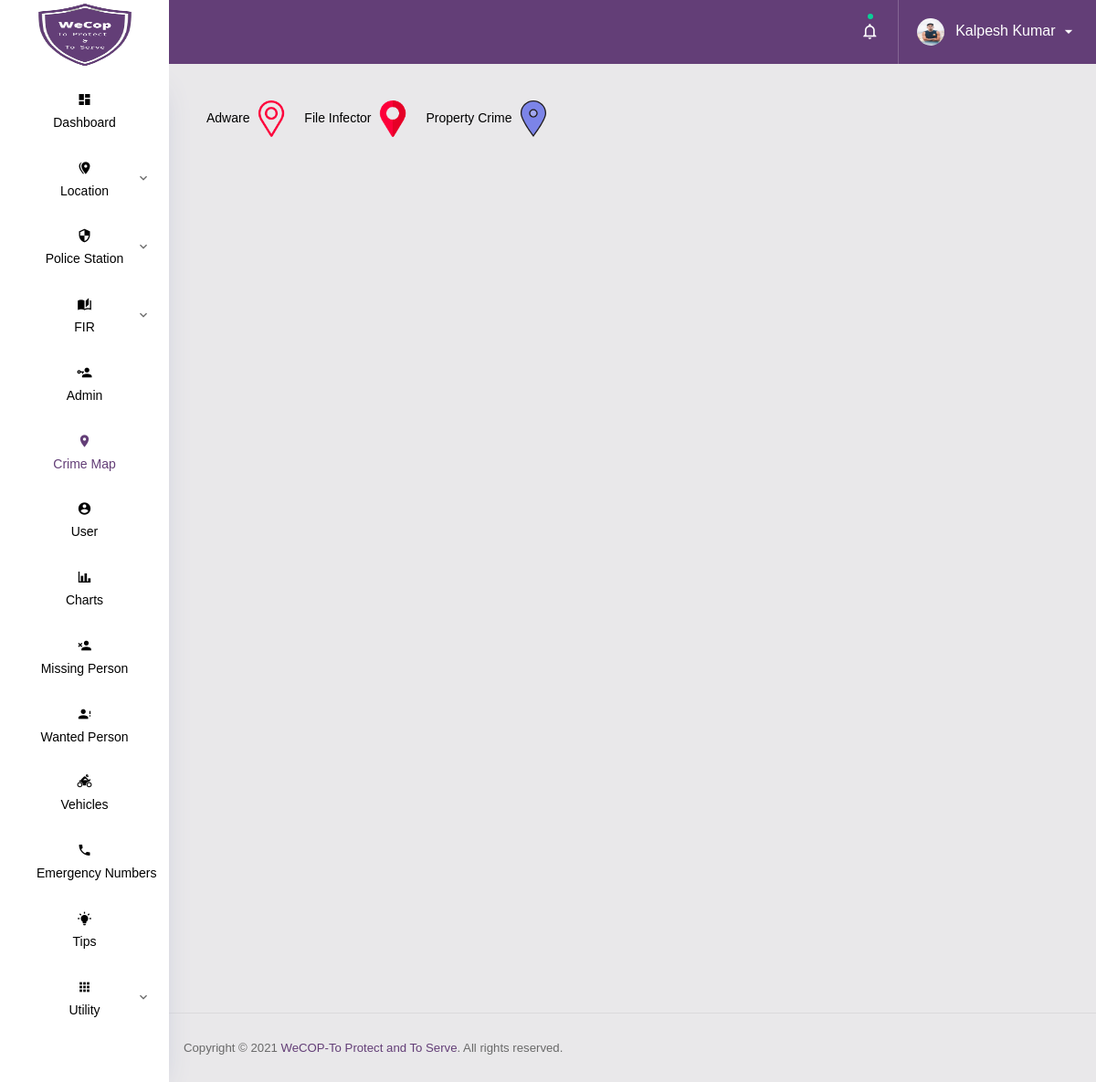
Page /admin/crimemap.php (signed in) on the committed database.
### tables this page shows
CREATE TABLE `tbl_subcategory` (
  `subcat_id` int(11) NOT NULL,
  `cat_id` int(11) NOT NULL,
  `subcat_name` varchar(50) NOT NULL,
  `subcat_description` varchar(200) NOT NULL,
  `subcat_image` varchar(50) NOT NULL
);

### admin/crimemap.php (the view, shortened to what this page needs)
<?php include 'connection.php'; ?>
<!DOCTYPE html>
<html lang="en">
<head>
  <link rel="stylesheet" href="css/flag-icon.min.css">
  <link rel="stylesheet" href="css/font-awesome.min.css">
  <link rel="stylesheet" href="css/simple-line-icons.css">
  <link rel="stylesheet" href="css/materialdesignicons.min.css">
  <link rel="stylesheet" href="css/vendor.bundle.base.css">
  <link rel="stylesheet" href="css/vendor.bundle.addons.css">
  <link rel="stylesheet" href="../../vendors/icheck/skins/all.html">
  <link rel="stylesheet" href="css/style.css">
    <!DOCTYPE html>
<html>
<head>
</head>
<body class="sidebar-mini">
  <div class="container-scroller">
    <?php include 'header.php'; ?>
    <div class="container-fluid page-body-wrapper">
      <?php include 'navbar.php';?>
      <div class="main-panel">
        <div class="content-wrapper">
          <div class="row">
            <?php
            $result=mysqli_query($conn,'select * from tbl_subcategory');
            while ($row=mysqli_fetch_assoc($result))
             {
            ?>
            <ul id="menu" align=''>
              <li><?php echo $row ["subcat_name"]; ?> <img height="40px" width="40px" src="uploads/subcategory/<?php echo $row["subcat_image"]; ?>" alt=""></li>
            </ul>
          <?php
        }
        ?>
          </div>
          <div class="row">
             <div id="map" style="width: 100%; height: 600px;"></div>
          </div>
        </div>
        <?php include 'footer.php'; ?>
      </div>
    </div>
  </div>
</body>
</html>

### admin/crimemap.php (style rules this page uses)
ul#menu li { display:inline; }

### rows in the picture
tbl_subcategory: subcat_name "Adware", subcat_image (picture)
tbl_subcategory: subcat_name "File Infector", subcat_image (picture)
tbl_subcategory: subcat_name "Property Crime", subcat_image (picture)

### other values in the picture
$_SESSION["name"] "Kalpesh Kumar"
